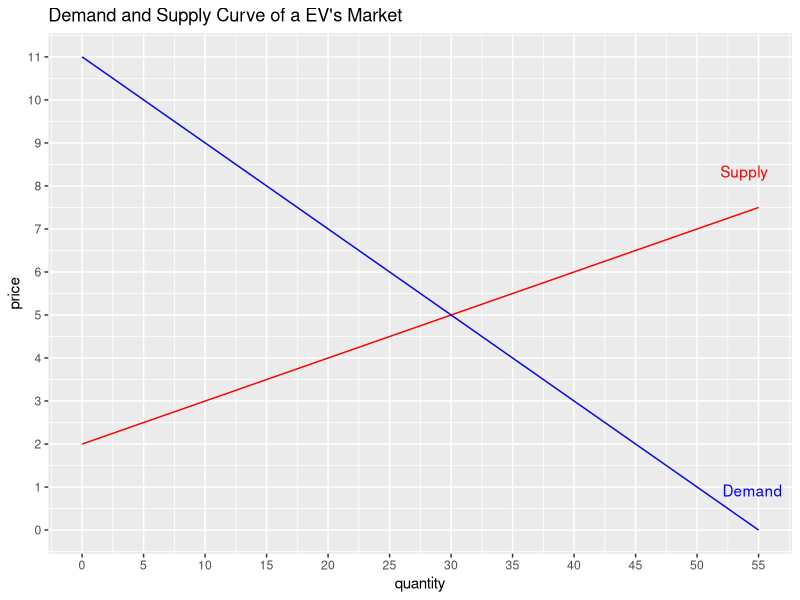
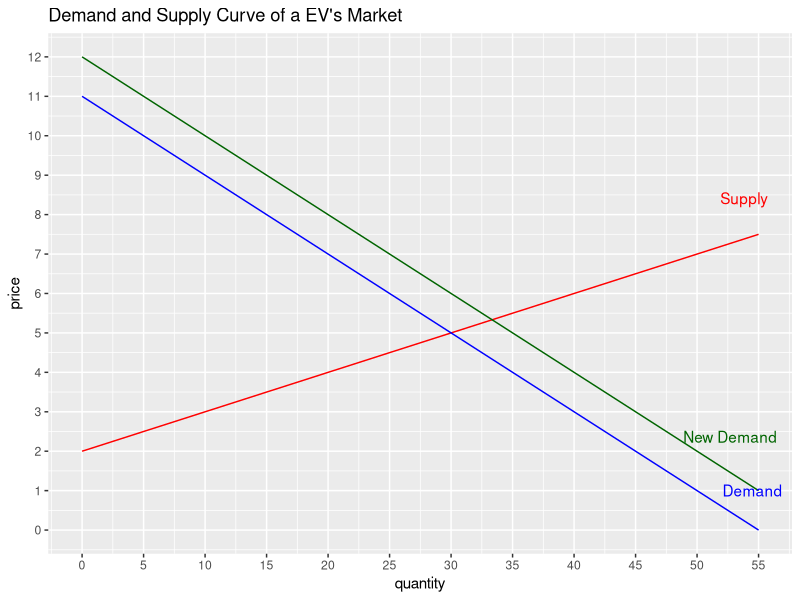
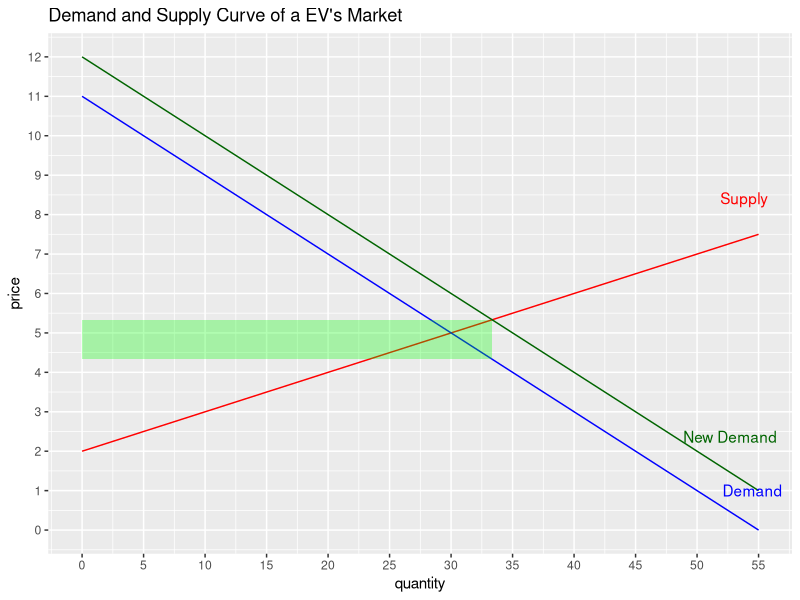
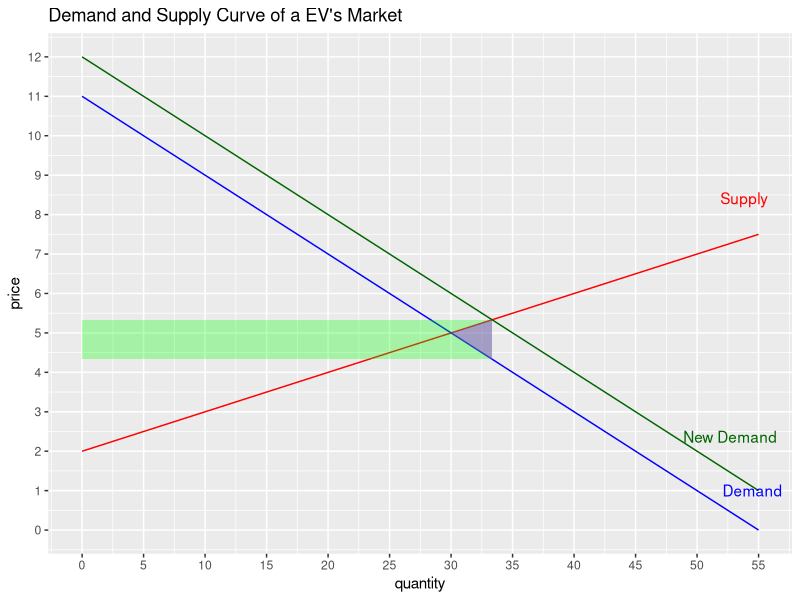

Source code (R) for these figures, in order:
library(tidyverse)

## question A

demand <- function(qd) { -(qd/5) + 11}
supply <- function(qs) {qs/10 + 2}
quantity <- seq(from =0, to = 55, by = 5)
df <- data.frame(
	quantity = quantity, 
	supply_price = supply(quantity), 
	demand_price = demand(quantity)
	)

ggplot(df, aes(x = quantity)) +
  geom_line(aes(x = quantity, y = supply_price), color = "red") +
  geom_line(aes(x = quantity, y = demand_price), color = "blue") +
  scale_x_continuous(breaks = seq(0, 55, 5)) +
  scale_y_continuous(breaks = seq(0, 12, 1)) +
  annotate(
  	  "text",
  	  x = max(quantity),
  	  y = demand(max(quantity)),
  	  label = "Demand",
  	  hjust = 0.6,
  	  vjust = -2.8,
  	  color = "blue"
  	) +
    annotate(
  	  "text",
  	  x = max(quantity),
  	  y = supply(max(quantity)),
  	  label = "Supply",
  	  hjust = 0.8,
  	  vjust = -2.5,
  	  color = "red"
  	) +
  labs(
  	  title = "Demand and Supply Curve of a EV's Market",
  	  x = "quantity", 
  	  y = "price"
  	)

## question E

  new_demand <- function(qd) { -(qd/5) + 12}
  df2 <- data.frame(
	quantity = quantity, 
	supply_price = supply(quantity), 
	demand_price = demand(quantity),
	new_demand_price = new_demand(quantity)
	)

  ggplot(df2, aes(x = quantity)) +
  geom_line(aes(x = quantity, y = supply_price), color = "red") +
  geom_line(aes(x = quantity, y = demand_price), color = "blue") +
  geom_line(aes(x = quantity, y = new_demand_price), color = "dark green") +
  scale_x_continuous(breaks = seq(0, 55, 5)) +
  scale_y_continuous(breaks = seq(0, 12, 1)) +
  annotate(
  	  "text",
  	  x = max(quantity),
  	  y = demand(max(quantity)),
  	  label = "Demand",
  	  hjust = 0.6,
  	  vjust = -2.8,
  	  color = "blue"
  	) +
    annotate(
  	  "text",
  	  x = max(quantity),
  	  y = supply(max(quantity)),
  	  label = "Supply",
  	  hjust = 0.8,
  	  vjust = -2.5,
  	  color = "red"
  	) +
  	 annotate(
  	  "text",
  	  x = max(quantity),
  	  y = new_demand(max(quantity)),
  	  label = "New Demand",
  	  hjust = 0.8,
  	  vjust = -4,
  	  color = "dark green"
  	) +
  labs(
  	  title = "Demand and Supply Curve of a EV's Market",
  	  x = "quantity", 
  	  y = "price"
  	)

## question F

df3 <- data.frame(
	  x = c(100/3, 100/3, 0, 0),
	  y = c(13/3, 16/3, 16/3, 13/3)
	)

ggplot(df2, aes(x = quantity)) +
  geom_line(aes(x = quantity, y = supply_price), color = "red") +
  geom_line(aes(x = quantity, y = demand_price), color = "blue") +
  geom_line(aes(x = quantity, y = new_demand_price), color = "dark green") +
  geom_polygon(data = df3, mapping = aes(x = x, y = y), fill = "green", alpha = 0.3) +
  scale_x_continuous(breaks = seq(0, 55, 5)) +
  scale_y_continuous(breaks = seq(0, 12, 1)) +
  annotate(
  	  "text",
  	  x = max(quantity),
  	  y = demand(max(quantity)),
  	  label = "Demand",
  	  hjust = 0.6,
  	  vjust = -2.8,
  	  color = "blue"
  	) +
    annotate(
  	  "text",
  	  x = max(quantity),
  	  y = supply(max(quantity)),
  	  label = "Supply",
  	  hjust = 0.8,
  	  vjust = -2.5,
  	  color = "red"
  	) +
  	 annotate(
  	  "text",
  	  x = max(quantity),
  	  y = new_demand(max(quantity)),
  	  label = "New Demand",
  	  hjust = 0.8,
  	  vjust = -4,
  	  color = "dark green"
  	) +
  labs(
  	  title = "Demand and Supply Curve of a EV's Market",
  	  x = "quantity", 
  	  y = "price"
  	)

  df4 <- data.frame(
	  x = c(100/3, 100/3, 30),
	  y = c(13/3, 16/3, 5)
	)

  ggplot(df2, aes(x = quantity)) +
  geom_line(aes(x = quantity, y = supply_price), color = "red") +
  geom_line(aes(x = quantity, y = demand_price), color = "blue") +
  geom_line(aes(x = quantity, y = new_demand_price), color = "dark green") +
  geom_polygon(data = df3, mapping = aes(x = x, y = y), fill = "green", alpha = 0.3) +
  geom_polygon(data = df4, mapping = aes(x = x, y = y), fill = "purple", alpha = 0.4) +
  scale_x_continuous(breaks = seq(0, 55, 5)) +
  scale_y_continuous(breaks = seq(0, 12, 1)) +
  annotate(
  	  "text",
  	  x = max(quantity),
  	  y = demand(max(quantity)),
  	  label = "Demand",
  	  hjust = 0.6,
  	  vjust = -2.8,
  	  color = "blue"
  	) +
    annotate(
  	  "text",
  	  x = max(quantity),
  	  y = supply(max(quantity)),
  	  label = "Supply",
  	  hjust = 0.8,
  	  vjust = -2.5,
  	  color = "red"
  	) +
  	 annotate(
  	  "text",
  	  x = max(quantity),
  	  y = new_demand(max(quantity)),
  	  label = "New Demand",
  	  hjust = 0.8,
  	  vjust = -4,
  	  color = "dark green"
  	) +
  labs(
  	  title = "Demand and Supply Curve of a EV's Market",
  	  x = "quantity", 
  	  y = "price"
  	)